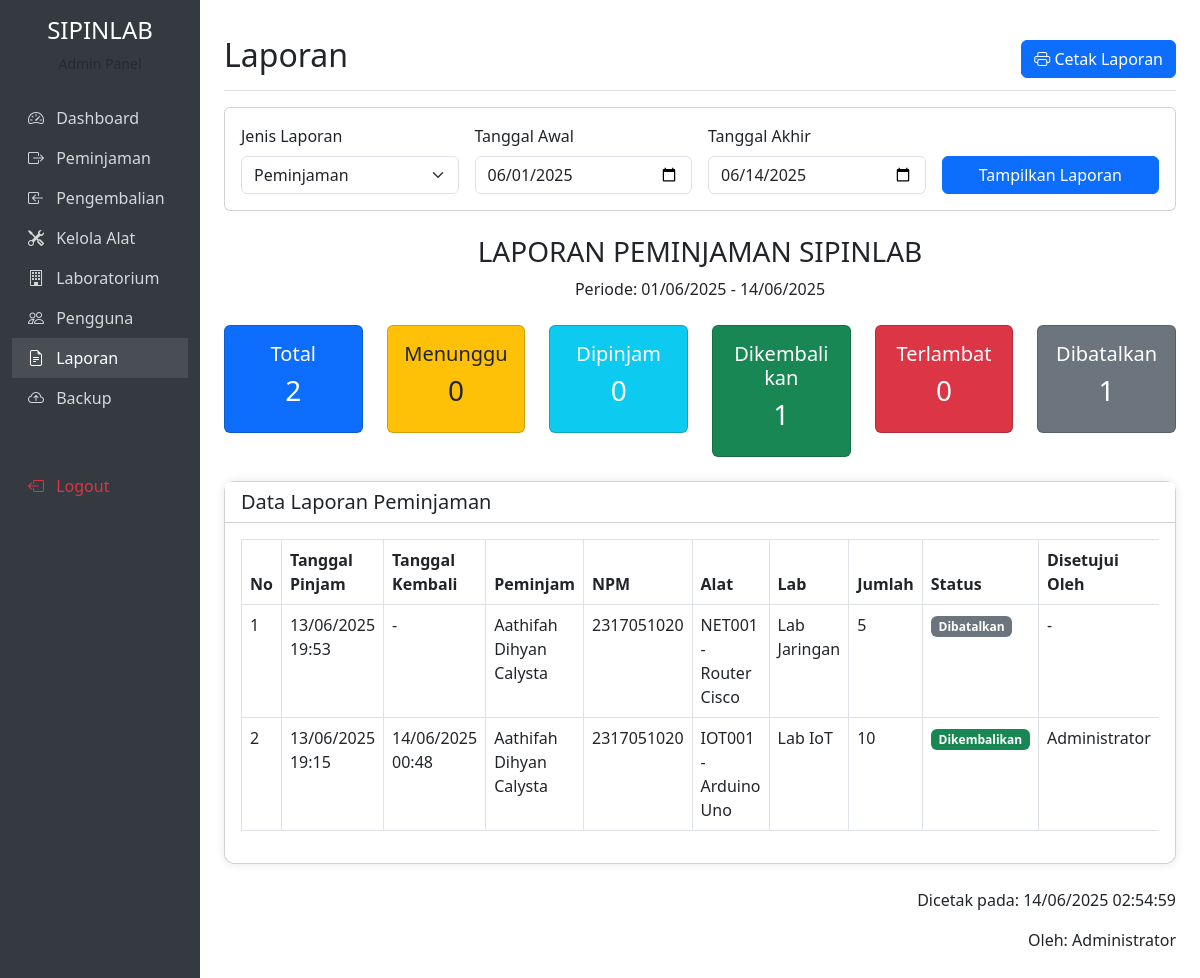
The page /admin/laporan.php (signed in) on the database its author committed.
### tables this page shows
CREATE TABLE `peminjaman` (
  `id` int NOT NULL AUTO_INCREMENT,
  `id_peminjam` int NOT NULL,
  `tanggal_pinjam` datetime NOT NULL,
  `tanggal_kembali` datetime DEFAULT NULL,
  `status` enum('menunggu','dipinjam','dikembalikan','terlambat','dibatalkan') DEFAULT 'menunggu',
  `keterangan` text,
  `disetujui_oleh` int DEFAULT NULL,
  `created_at` timestamp NOT NULL DEFAULT CURRENT_TIMESTAMP,
  `updated_at` timestamp NOT NULL DEFAULT CURRENT_TIMESTAMP ON UPDATE CURRENT_TIMESTAMP,
  PRIMARY KEY (`id`),
  KEY `disetujui_oleh` (`disetujui_oleh`),
  KEY `idx_peminjaman_status` (`status`),
  KEY `idx_peminjaman_user` (`id_peminjam`),
  CONSTRAINT `peminjaman_ibfk_1` FOREIGN KEY (`id_peminjam`) REFERENCES `pengguna` (`id`),
  CONSTRAINT `peminjaman_ibfk_2` FOREIGN KEY (`disetujui_oleh`) REFERENCES `pengguna` (`id`)
);

CREATE TABLE `pengguna` (
  `id` int NOT NULL AUTO_INCREMENT,
  `username` varchar(50) NOT NULL,
  `password` varchar(255) NOT NULL,
  `nama_lengkap` varchar(100) NOT NULL,
  `npm` varchar(20) DEFAULT NULL,
  `role` enum('admin','mahasiswa') NOT NULL,
  `created_at` timestamp NOT NULL DEFAULT CURRENT_TIMESTAMP,
  `updated_at` timestamp NOT NULL DEFAULT CURRENT_TIMESTAMP ON UPDATE CURRENT_TIMESTAMP,
  `email` varchar(100) DEFAULT NULL,
  `no_telp` varchar(20) DEFAULT NULL,
  PRIMARY KEY (`id`),
  UNIQUE KEY `username` (`username`),
  UNIQUE KEY `npm` (`npm`),
  KEY `idx_username` (`username`),
  KEY `idx_npm` (`npm`),
  KEY `idx_role` (`role`)
);

CREATE TABLE `alat` (
  `id` int NOT NULL AUTO_INCREMENT,
  `kode` varchar(50) NOT NULL,
  `nama` varchar(100) NOT NULL,
  `deskripsi` text,
  `jumlah_total` int NOT NULL DEFAULT '1',
  `jumlah_tersedia` int NOT NULL DEFAULT '1',
  `kondisi` enum('baik','rusak_ringan','rusak_berat') DEFAULT 'baik',
  `id_kategori` int DEFAULT NULL,
  `id_laboratorium` int DEFAULT NULL,
  `created_at` timestamp NOT NULL DEFAULT CURRENT_TIMESTAMP,
  `updated_at` timestamp NOT NULL DEFAULT CURRENT_TIMESTAMP ON UPDATE CURRENT_TIMESTAMP,
  PRIMARY KEY (`id`),
  UNIQUE KEY `kode` (`kode`),
  KEY `id_kategori` (`id_kategori`),
  KEY `id_laboratorium` (`id_laboratorium`),
  CONSTRAINT `alat_ibfk_1` FOREIGN KEY (`id_kategori`) REFERENCES `kategori_alat` (`id`),
  CONSTRAINT `alat_ibfk_2` FOREIGN KEY (`id_laboratorium`) REFERENCES `laboratorium` (`id`)
);

CREATE TABLE `laboratorium` (
  `id` int NOT NULL AUTO_INCREMENT,
  `nama` varchar(100) NOT NULL,
  `lokasi` varchar(100) NOT NULL,
  `keterangan` text,
  `created_at` timestamp NOT NULL DEFAULT CURRENT_TIMESTAMP,
  `updated_at` timestamp NOT NULL DEFAULT CURRENT_TIMESTAMP ON UPDATE CURRENT_TIMESTAMP,
  PRIMARY KEY (`id`)
);

CREATE TABLE `detail_peminjaman` (
  `id` int NOT NULL AUTO_INCREMENT,
  `id_peminjaman` int NOT NULL,
  `id_alat` int NOT NULL,
  `jumlah` int NOT NULL DEFAULT '1',
  `status_kembali` enum('belum','sudah','rusak') DEFAULT 'belum',
  `created_at` timestamp NOT NULL DEFAULT CURRENT_TIMESTAMP,
  `updated_at` timestamp NOT NULL DEFAULT CURRENT_TIMESTAMP ON UPDATE CURRENT_TIMESTAMP,
  PRIMARY KEY (`id`),
  KEY `detail_peminjaman_ibfk_1` (`id_peminjaman`),
  KEY `detail_peminjaman_ibfk_2` (`id_alat`),
  CONSTRAINT `detail_peminjaman_ibfk_1` FOREIGN KEY (`id_peminjaman`) REFERENCES `peminjaman` (`id`) ON DELETE CASCADE,
  CONSTRAINT `detail_peminjaman_ibfk_2` FOREIGN KEY (`id_alat`) REFERENCES `alat` (`id`) ON DELETE CASCADE
);

### admin/laporan.php (the view, shortened to what the rows shown need)
<?php
require_once '../config/auth.php';
$database = new Database();
$auth = new Auth($database);
$user = $auth->getUser();
$tanggal_awal = isset($_GET['tanggal_awal']) ? $_GET['tanggal_awal'] : date('Y-m-01');
$tanggal_akhir = isset($_GET['tanggal_akhir']) ? $_GET['tanggal_akhir'] : date('Y-m-d');
$jenis_laporan = isset($_GET['jenis_laporan']) ? $_GET['jenis_laporan'] : 'peminjaman';
$conn = $database->getConnection();
if ($jenis_laporan == 'peminjaman') {
    $query = "SELECT p.*, u.nama_lengkap as nama_peminjam, u.npm, a.nama as nama_alat, a.kode as kode_alat,
              l.nama as nama_lab, dp.jumlah, dp.status_kembali, admin.nama_lengkap as nama_admin
              FROM peminjaman p
              JOIN detail_peminjaman dp ON p.id = dp.id_peminjaman
              JOIN alat a ON dp.id_alat = a.id
              JOIN laboratorium l ON a.id_laboratorium = l.id
              JOIN pengguna u ON p.id_peminjam = u.id
              LEFT JOIN pengguna admin ON p.disetujui_oleh = admin.id
              WHERE p.tanggal_pinjam BETWEEN ? AND ?
              ORDER BY p.tanggal_pinjam DESC";
    $stmt = $conn->prepare($query);
    $stmt->execute([$tanggal_awal . ' 00:00:00', $tanggal_akhir . ' 23:59:59']);
    $data_laporan = $stmt->fetchAll(PDO::FETCH_ASSOC);
}
?>
<!DOCTYPE html>
<html lang="id">
<head>
    <link href="https://cdn.jsdelivr.net/npm/bootstrap@5.3.0-alpha1/dist/css/bootstrap.min.css" rel="stylesheet">
    <link rel="stylesheet" href="https://cdn.jsdelivr.net/npm/bootstrap-icons@1.10.0/font/bootstrap-icons.css">
</head>
<body>
    <div class="container-fluid">
        <div class="row">
            <div class="col-md-9 ms-sm-auto col-lg-10 px-md-4 main-content">
                <div class="d-flex justify-content-between flex-wrap flex-md-nowrap align-items-center pt-3 pb-2 mb-3 border-bottom">
                    <h1 class="h2">Laporan</h1>
                </div>
                <div class="card card-dashboard">
                    <div class="card-body">
                        <?php if (count($data_laporan) > 0): ?>
                            <div class="table-responsive">
                                <table class="table table-bordered table-hover">
                                    <?php if ($jenis_laporan == 'peminjaman'): ?>
                                        <thead>
                                            <tr>
                                                <th>No</th>
                                                <th>Tanggal Pinjam</th>
                                                <th>Tanggal Kembali</th>
                                                <th>Peminjam</th>
                                                <th>NPM</th>
                                                <th>Alat</th>
                                                <th>Lab</th>
                                                <th>Jumlah</th>
                                                <th>Status</th>
                                                <th>Disetujui Oleh</th>
                                            </tr>
                                        </thead>
                                        <tbody>
                                            <?php $no = 1; foreach ($data_laporan as $data): ?>
                                                <tr>
                                                    <td><?php echo $no++; ?></td>
                                                    <td><?php echo date('d/m/Y H:i', strtotime($data['tanggal_pinjam'])); ?></td>
                                                    <td><?php echo $data['tanggal_kembali'] ? date('d/m/Y H:i', strtotime($data['tanggal_kembali'])) : '-'; ?></td>
                                                    <td><?php echo $data['nama_peminjam']; ?></td>
                                                    <td><?php echo $data['npm']; ?></td>
                                                    <td><?php echo $data['kode_alat'] . ' - ' . $data['nama_alat']; ?></td>
                                                    <td><?php echo $data['nama_lab']; ?></td>
                                                    <td><?php echo $data['jumlah']; ?></td>
                                                    <td>
                                                        <?php if ($data['status'] == 'menunggu'): ?>
                                                            <span class="badge bg-warning text-dark">Menunggu</span>
                                                        <?php elseif ($data['status'] == 'dipinjam'): ?>
                                                            <span class="badge bg-primary">Dipinjam</span>
                                                        <?php elseif ($data['status'] == 'dikembalikan'): ?>
                                                            <span class="badge bg-success">Dikembalikan</span>
                                                        <?php elseif ($data['status'] == 'terlambat'): ?>
                                                            <span class="badge bg-danger">Terlambat</span>
                                                        <?php elseif ($data['status'] == 'dibatalkan'): ?>
                                                            <span class="badge bg-secondary">Dibatalkan</span>
                                                        <?php endif; ?>
                                                    </td>
                                                    <td><?php echo $data['nama_admin'] ?? '-'; ?></td>
                                                </tr>
                                            <?php endforeach; ?>
                                        </tbody>
                                    <?php endif; ?>
                                </table>
                            </div>
                        <?php else: ?>
                            <p class="text-center text-muted">Tidak ada data untuk periode yang dipilih</p>
                        <?php endif; ?>
                    </div>
                </div>
                <div class="mt-4 text-end">
                    <p>Dicetak pada: <?php echo date('d/m/Y H:i:s'); ?></p>
                    <p>Oleh: <?php echo $user['nama_lengkap']; ?></p>
                </div>
            </div>
        </div>
    </div>
</body>
</html>

### rows shown on the page
peminjaman: tanggal_pinjam "13/06/2025 19:53", id_peminjam.nama_lengkap "Aathifah Dihyan Calysta", id_peminjam.npm "2317051020", alat.kode "NET001", alat.nama "Router Cisco", laboratorium.nama "Lab Jaringan", detail_peminjaman.jumlah "5", status "Dibatalkan", nama_admin "-"
peminjaman: tanggal_pinjam "13/06/2025 19:15", tanggal_kembali "14/06/2025 00:48", id_peminjam.nama_lengkap "Aathifah Dihyan Calysta", id_peminjam.npm "2317051020", alat.kode "IOT001", alat.nama "Arduino Uno", laboratorium.nama "Lab IoT", detail_peminjaman.jumlah "10", status "Dikembalikan", disetujui_oleh.nama_lengkap "Administrator"
pengguna: nama_lengkap "Administrator"

### other values the page prints
$jenis_laporan "PEMINJAMAN"
date('d/m/Y', strtotime($tanggal_awal)) "01/06/2025"
date('d/m/Y', strtotime($tanggal_akhir)) "14/06/2025"
$statistik['total_peminjaman'] "2"
$statistik['total_menunggu'] "0"
$statistik['total_dipinjam'] "0"
$statistik['total_dikembalikan'] "1"
$statistik['total_terlambat'] "0"
$statistik['total_dibatalkan'] "1"
$jenis_laporan "Peminjaman"
